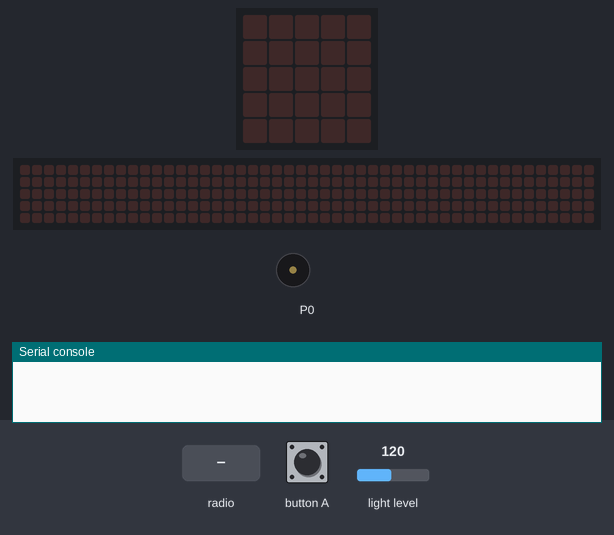
Bench run of a program on a simulated BBC micro:bit (MakeCode). Shown: the board's 5×5 LED display, a strip that is not on the board, showing the scrolling text unrolled, buzzer (waves = sounding), the last lines printed to the serial console. Inputs (shaded band) come from the test bench; at power-on: light level 120. No radio messages arrive unless stated (any console line starting 'radio sent:' is added by the test bench); the 48×5 strip is a reading aid, not a part: it shows the text the display is scrolling, unrolled, one strip-width of it at a time.

Above: at 1.2 s.
1.3 s: button A pressed for 0.15 s
At 4.2 s:
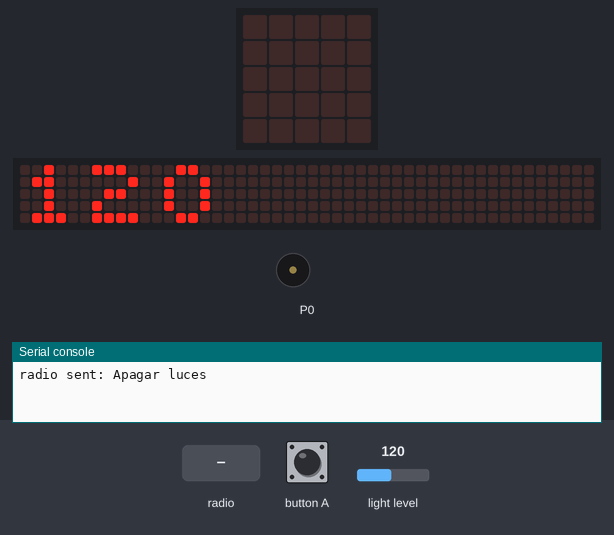
4.3 s: button A pressed for 1 s
At 5.52 s:
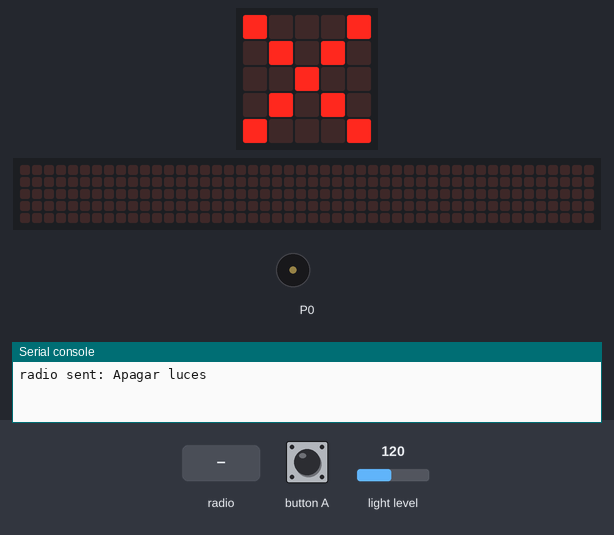
7.2 s: radio message "Apagar luces" arrives
10.2 s: button A pressed for 0.15 s
At 11.16 s:
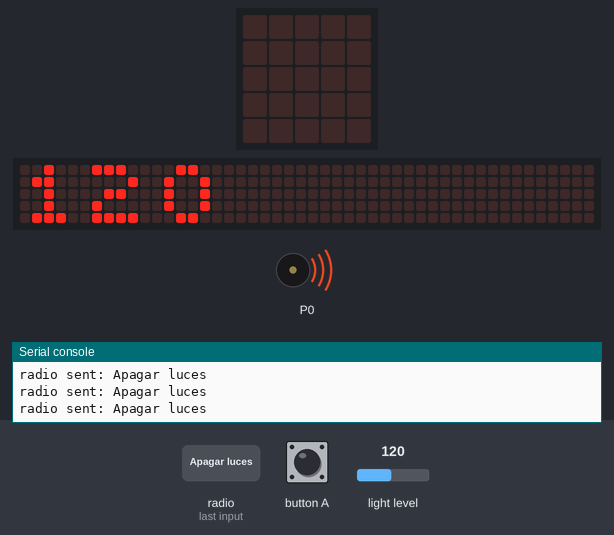
13.2 s: button A pressed for 0.15 s
At 14.9 s:
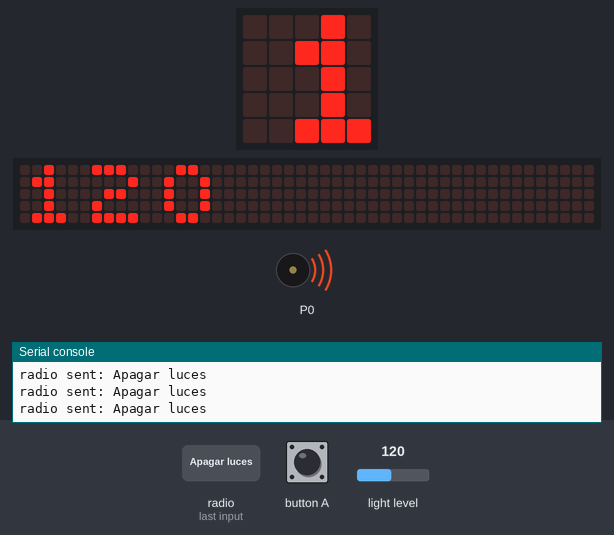
Timing chart, 0 to 17.3 s (numbered marks = the images above; inputs shaded):
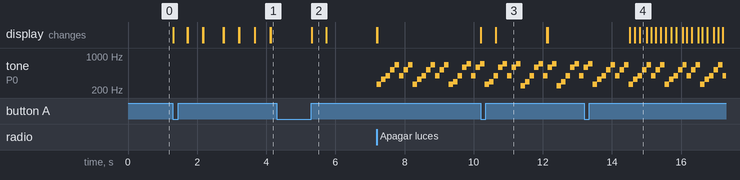

The program:

main.ts
```typescript
input.onButtonPressed(Button.A, function () {
    basic.showNumber(input.lightLevel())
})
radio.onReceivedString(function (receivedString) {
    if (receivedString == "Apagar luces") {
        music.startMelody(music.builtInMelody(Melodies.Prelude), MelodyOptions.Forever)
        basic.showLeds(`
            # . . . #
            . # . # .
            . . # . .
            . # . # .
            # . . . #
            `)
    }
})
basic.forever(function () {
    if (input.lightLevel() < 100 && input.buttonIsPressed(Button.A)) {
        basic.showLeds(`
            # . # . #
            . # # # .
            # # # # #
            . # # # .
            # . # . #
            `)
    } else {
        basic.clearScreen()
    }
    if (input.lightLevel() > 100 && input.buttonIsPressed(Button.A)) {
        basic.showLeds(`
            # . . . #
            . # . # .
            . . # . .
            . # . # .
            # . . . #
            `)
        radio.sendString("Apagar luces")
    } else {
        basic.clearScreen()
    }
})
```

test.ts
```typescript
// aquí va el archivo "tests"; esto no se compilará cuando este paquete se utilice como una extensión.
```

Measured:
- after the input at 1.3 s, the display: first changes at once (image 1 shows a later state)
- after the input at 4.3 s, the display: changes after 1.0 s (image 2)
- after the input at 7.2 s, tone on P0: plays 262 Hz for 0.13 s, 330 Hz for 0.13 s, 392 Hz for 0.13 s, 523 Hz for 0.13 s, 659 Hz for 0.13 s, 392 Hz for 0.13 s … (24 notes in this stretch), starting at once
- after the input at 10.2 s, the display: first changes at once (image 3 shows a later state)
- after the input at 13.2 s, the display: first changes after 1.3 s (image 4 shows a later state)
- what the display in image 2 shows lasts 0.4 s, from 5.3 s to 5.7 s
